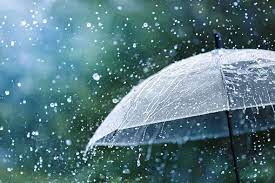
#> input picture Digital Image Processing/rain.jpg, 275 x 183 px, found by its file name
$ python MirrorImage.py
#> lines starting #> are read from the running program, lines starting #| are printed output that depends on the picture
import cv2

originalImage = cv2.imread('E://New_folder//python//Digital Image Processing//rain.jpg')
#> originalImage is the input picture: shape (183, 275, 3); mean B, G, R 129.4, 121.6, 87.5

flipVertical = cv2.flip(originalImage, 0)
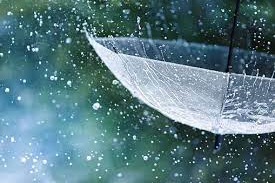
#> flipVertical: shape (183, 275, 3); mean B, G, R 129.4, 121.6, 87.5
flipHorizontal = cv2.flip(originalImage, 1)
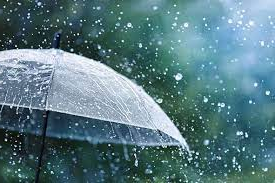
#> flipHorizontal: shape (183, 275, 3); mean B, G, R 129.4, 121.6, 87.5
flipBoth = cv2.flip(originalImage, -1)
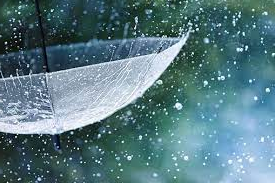
#> flipBoth: shape (183, 275, 3); mean B, G, R 129.4, 121.6, 87.5

cv2.imshow('Original image', originalImage)
cv2.imshow('Flipped vertical image', flipVertical)
cv2.imshow('Flipped horizontal image', flipHorizontal)
cv2.imshow('Flipped both image', flipBoth)


cv2.waitKey(0)
cv2.destroyAllWindows()

$ run again, with Digital Image Processing/photo.jpg copied over Digital Image Processing/rain.jpg
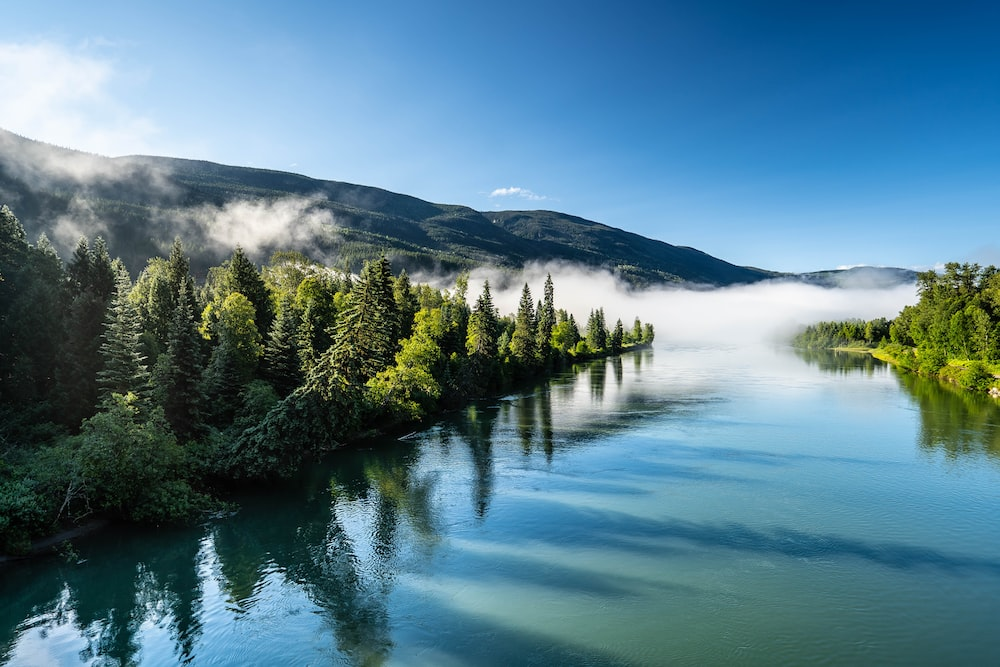
#> input picture Digital Image Processing/photo.jpg, 1000 x 667 px, found by its file name
#> originalImage is the input picture: shape (667, 1000, 3); mean B, G, R 141.3, 125.4, 87.2
#> `flipHorizontal = cv2.flip(originalImage, 1)`:
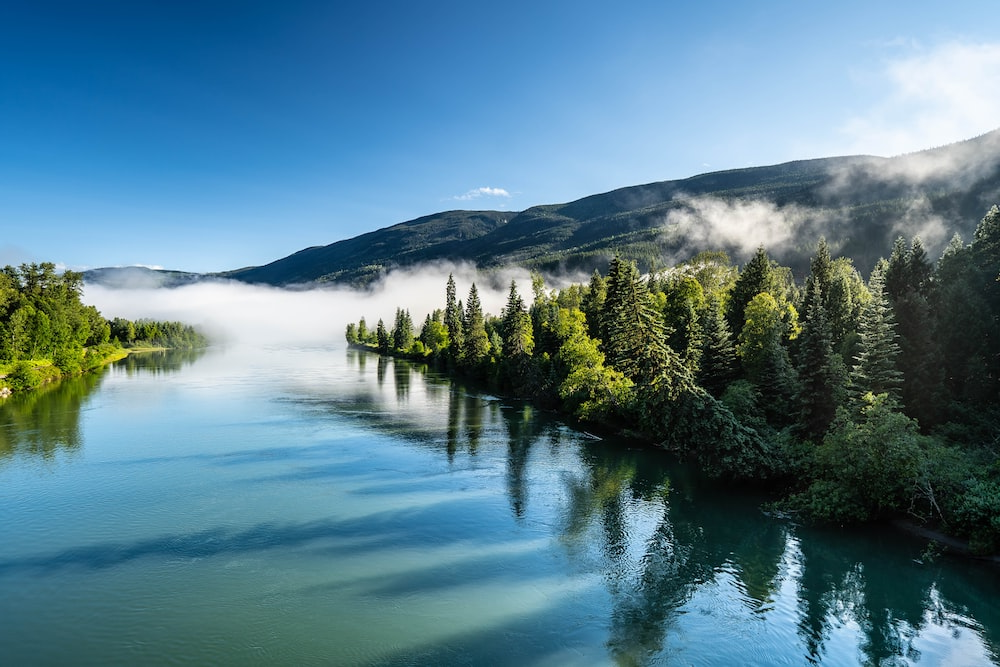
#> flipHorizontal: shape (667, 1000, 3); mean B, G, R 141.3, 125.4, 87.2
#> `flipBoth = cv2.flip(originalImage, -1)`:
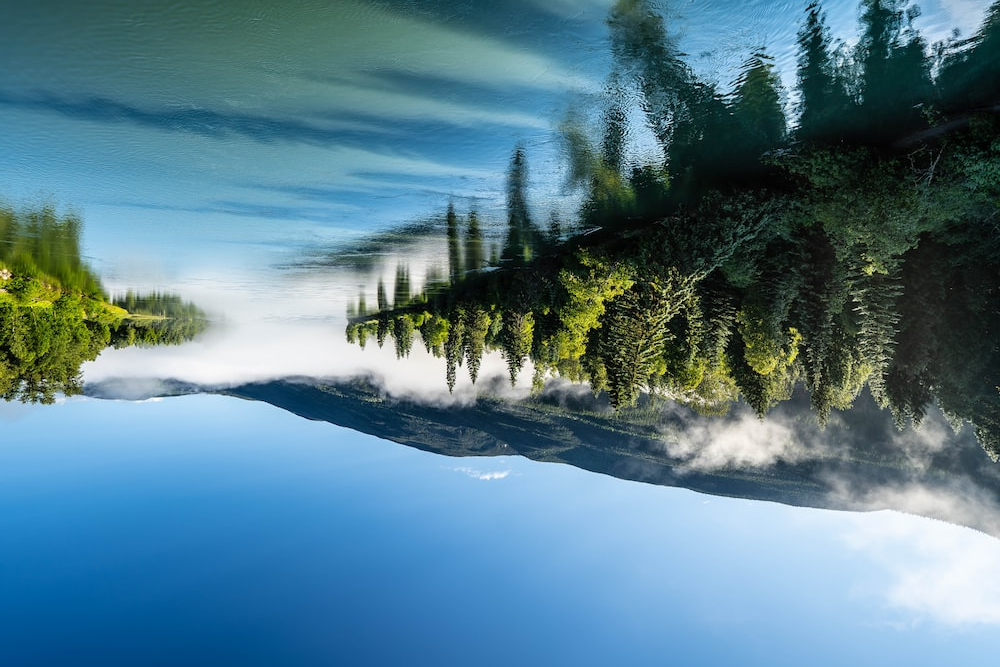
#> flipBoth: shape (667, 1000, 3); mean B, G, R 141.3, 125.4, 87.2
